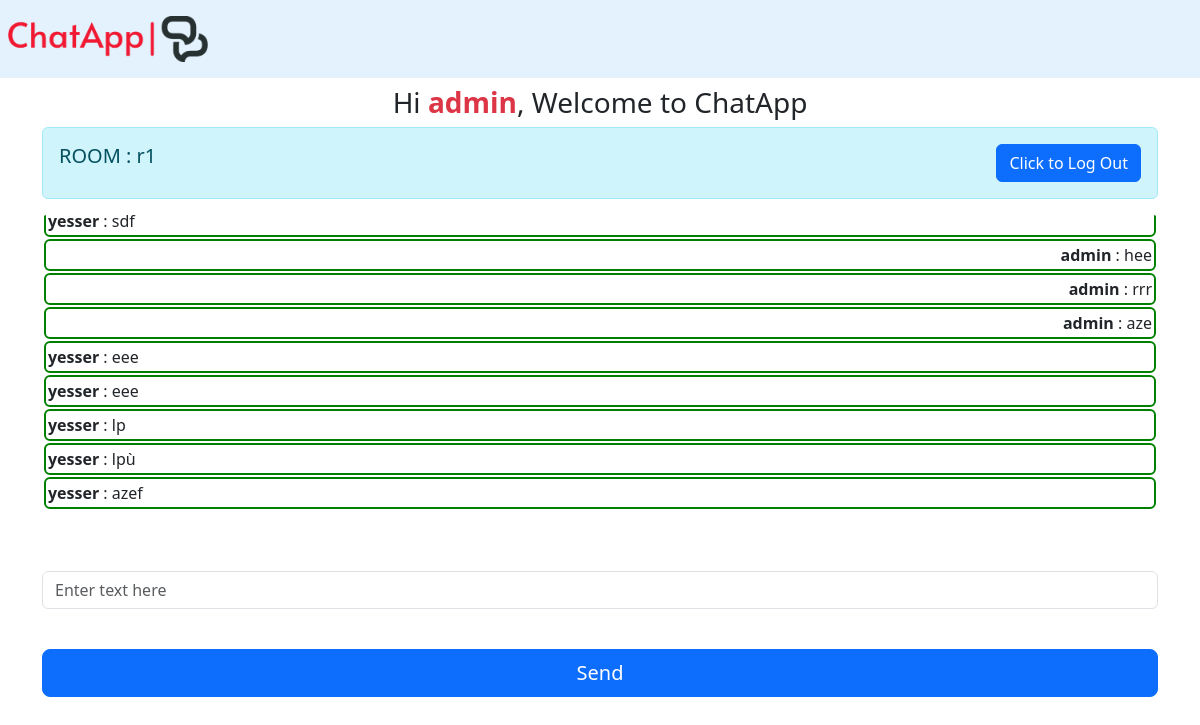
The app's page /a (signed in), older data.
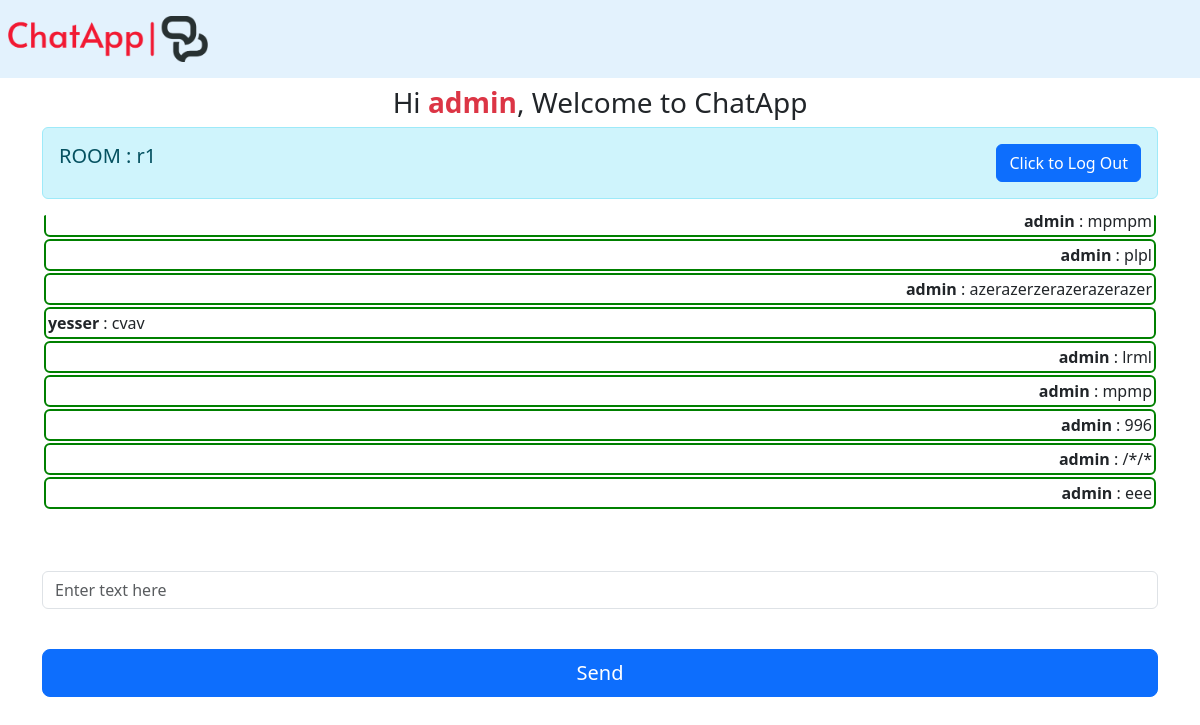
The same page, newer data.
### chatapp/models.py (models this page shows, shortened)
class Message(models.Model):
    user = models.ForeignKey(User, on_delete=models.CASCADE)
    content = models.TextField()
    room = models.ForeignKey(Room, on_delete=models.CASCADE)
    created_on = models.DateTimeField(auto_now_add=True)

### chatapp/views.py (the view)
# urls.py: path("<str:slug>", views.room, name="room"),
def room(request,slug):
    room_name=Room.objects.get(slug=slug).name
    messages=Message.objects.filter(room=Room.objects.get(slug=slug))
    return render(request, "room.html",{"room_name":room_name,"slug":slug,'messages':messages})

### templates/room.html (shortened to what this page needs)
{% extends 'base.html' %}
{% block content %}
{% if user.is_authenticated %}
  <div class="container">
    <div class="row d-flex justify-content-center">
        <div class="col-12">
            <div class="alert alert-info d-flex justify-content-between" role="alert">
              <h5>ROOM : {{room_name}}</h5>
              <form method="post" action="{% url 'logout' %}">
                <button type="submit" class="btn btn-primary">Click to Log Out</button>
              </form>
            </div>
            <form>
                <div class="form-group">
                  {% if messages %}
                  <div class="jumbotron" id="chatbox" style="padding: 4px 2px;max-height: 300px;
                  overflow-y: scroll;">
                      {% for message in messages %}
                        <div class="chat-message {% if message.user == request.user %}text-right{% else %}text-left{% endif %}">
                           <b>{{ message.user.username }}</b> : {{ message.content }}<br>
                        </div>
                        {% endfor %}
                  </div>
                  {% else %}
                  <div class="jumbotron" id="chatbox" style="padding: 4px 2px;"></div>
                  <b>No Messages in this Room.</b>
                    {% endif %}
                </div>
                <br/>
                <div class="form-group" style="width: 100%;">
                    <input class="form-control" placeholder="Enter text here" id="my_input" type="text" required></br>
                </div>
                <input class="btn btn-primary btn-lg btn-block" id="submit_button" type="button" value="Send">
            </form>
        </div>
    </div>
</div>
{% else %}
    {% load static %}
{% endif %}
<br/>
{% endblock %}

Row changes from the older to the newer data that the page shows:
no longer on this page (row unchanged): Message: user.username "yesser", content "sdf"
no longer on this page (row unchanged): Message: user.username "admin", content "hee"
no longer on this page (row unchanged): Message: user.username "admin", content "rrr"
no longer on this page (row unchanged): Message: user.username "admin", content "aze"
no longer on this page (row unchanged): Message: user.username "yesser", content "eee"
no longer on this page (row unchanged): Message: user.username "yesser", content "eee"
no longer on this page (row unchanged): Message: user.username "yesser", content "lp"
no longer on this page (row unchanged): Message: user.username "yesser", content "lpù"
no longer on this page (row unchanged): Message: user.username "yesser", content "azef"
added Message: user.username "admin", content "mpmpm"
added Message: user.username "admin", content "plpl"
added Message: user.username "admin", content "azerazerzerazerazerazer"
added Message: user.username "yesser", content "cvav"
added Message: user.username "admin", content "lrml"
added Message: user.username "admin", content "mpmp"
added Message: user.username "admin", content "996"
added Message: user.username "admin", content "/*/*"
added Message: user.username "admin", content "eee"
